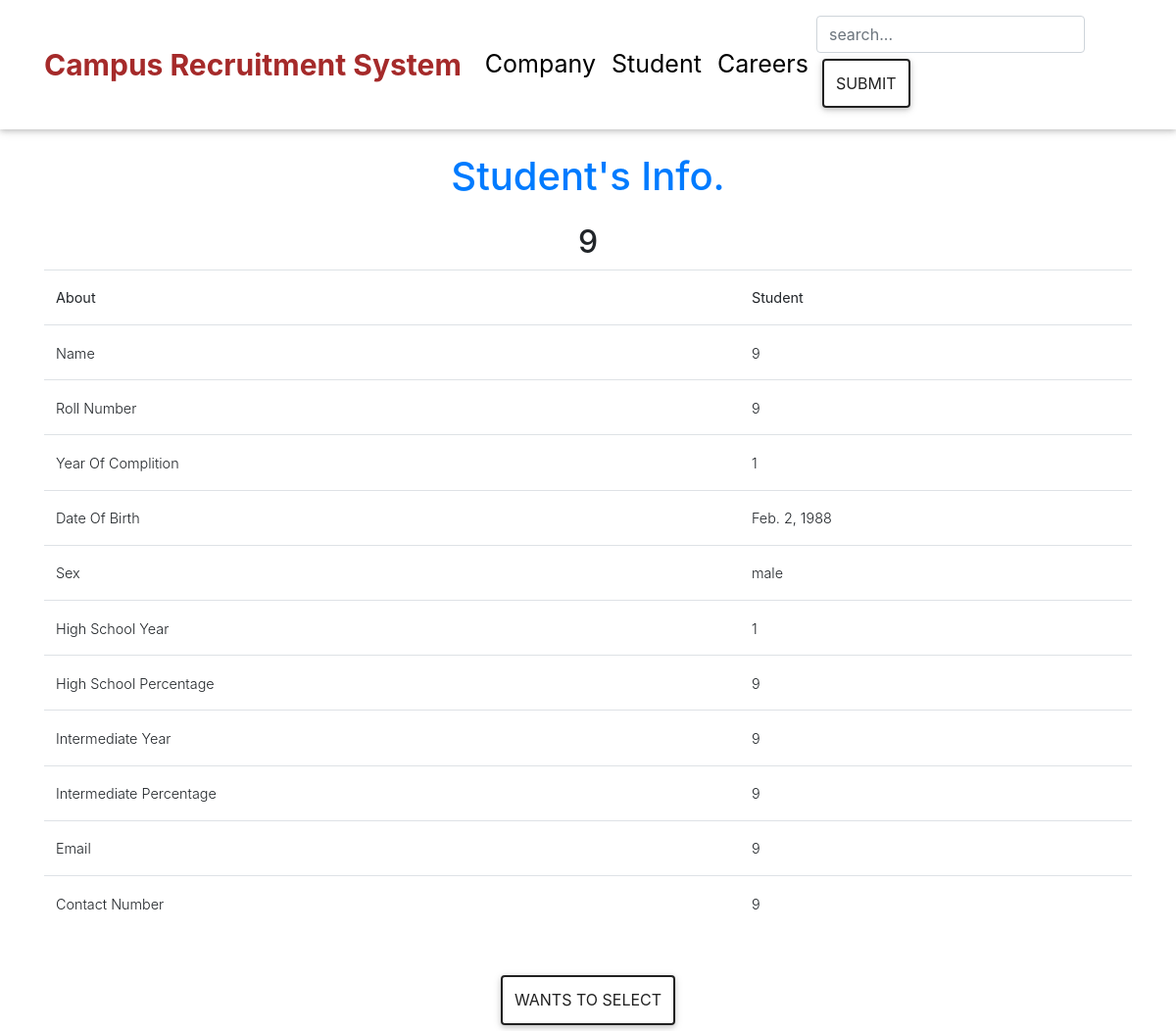
The app's page /9/list with its own data.
### student/models.py (models this page shows, shortened)
class Stu(models.Model):
    d=models.ForeignKey(Dept,on_delete=models.CASCADE)
    Year_Of_Completion = models.IntegerField()
    Roll_number = models.IntegerField(primary_key=True)
    Name = models.CharField(max_length=30)
    Sex = models.CharField(max_length=8)
    DOB = models.DateField()
    Email = models.CharField(max_length=40)
    Contact = models.IntegerField()
    Percentile = models.IntegerField()
    HighSchool = models.IntegerField()
    HighPer = models.IntegerField()
    Intermediate = models.IntegerField()
    InterPer = models.IntegerField()
    user=models.OneToOneField(User,on_delete=models.CASCADE)

### company/views.py (the view)
# urls.py: path('<stu_Roll_number>/list',views.ishu,name="list"),
def ishu(request,stu_Roll_number):
    a=Stu.objects.get(pk=stu_Roll_number)
    p=a.d
    return render(request,'company/ishu.html',{'i':a,'p':p})

### templates/company/ishu.html
{% extends 'base.html' %}
{% load static %}
{% block body %}
{% include 'nav.html' %}
<center><h1 class="m-4 text-primary">Student's Info.</h1></center>
<div class="container">
  <center>{{ msg }} <h2>{{ i.Name }}</h2> {{ more }}</center>
  <center><table class="table">
    <tr>
      <th>About</th>
      <th>Student</th>
    </tr>
    <tr>
      <td>Name</td>
      <td>{{ i.Name }}</td>
    </tr>
    <tr>
      <td>Roll Number</td>
      <td>{{ i.Roll_number }}</td>
    </tr>
    <tr>
      <td>Year Of Complition</td>
      <td>{{ i.Year_Of_Completion }}</td>
    </tr>
    <tr>
      <td>Date Of Birth</td>
      <td>{{ i.DOB }}</td>
    </tr>
    <tr>
      <td>Sex</td>
      <td>{{ i.Sex }}</td>
    </tr>
    <tr>
      <td>High School Year</td>
      <td>{{ i.HighSchool }}</td>
    </tr>
    <tr>
      <td>High School Percentage</td>
      <td>{{ i.HighPer }}</td>
    </tr>
    <tr>
      <td>Intermediate Year</td>
      <td>{{ i.Intermediate }}</td>
    </tr>
    <tr>
      <td>Intermediate Percentage</td>
      <td>{{ i.InterPer }}</td>
    </tr>
    <tr>
      <td>Email</td>
      <td>{{ i.Email }}</td>
    </tr>
    <tr>
      <td>Contact Number</td>
      <td>{{ i.Contact }}</td>
    </tr>
  </table>
</div>
<br>
<center><a href="{% url 'company:select' i.Roll_number %}" class="btn btn-outline-dark">Wants to select</a></center>
{% endblock %}

### static/style.css (style rules this page uses)
h1 { color:red; }

### records on screen
Stu: Name "9", Roll_number "9", Year_Of_Completion "1", DOB "Feb. 2, 1988", Sex "male", HighSchool "1", HighPer "9", Intermediate "9", InterPer "9", Email "9", Contact "9"
